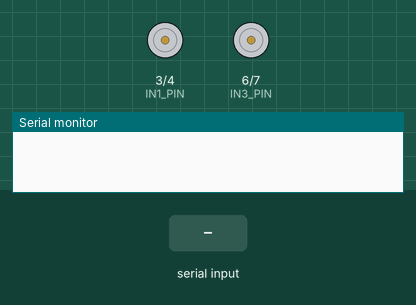
The sketch below on a simulated Arduino Uno, built with avr-gcc and run on an emulated ATmega328P. Parts: motor-driver pin pairs drawn as motors (green arrow = first pin HIGH = forward, orange = second pin HIGH = backward, longer = more drive, scaled by the enable pin), the last lines printed to the serial monitor. The inputs (shaded band) are chosen by the test bench.

Above: at 1.2 s.
1.3 s: "1" received over Serial
At 2.2 s:
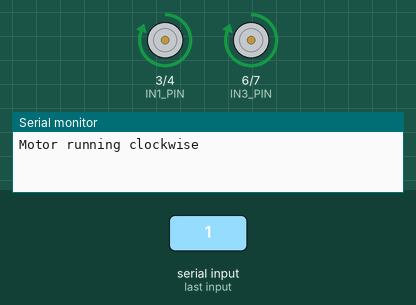
2.8 s: "2" received over Serial
At 3.3 s:
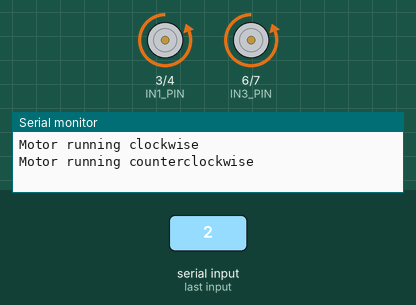
4.3 s: "3" received over Serial
At 5.5 s:
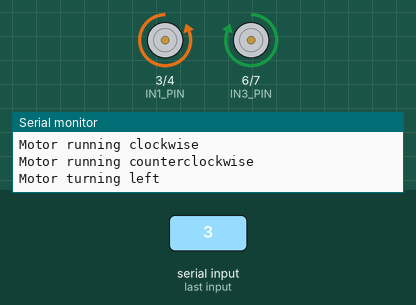
5.8 s: "4" received over Serial
At 6.8 s:
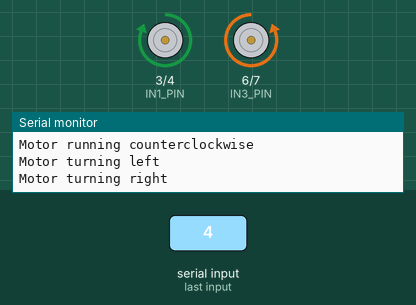
Timing chart, 0 to 8.3 s (numbered marks = the images above; inputs shaded):
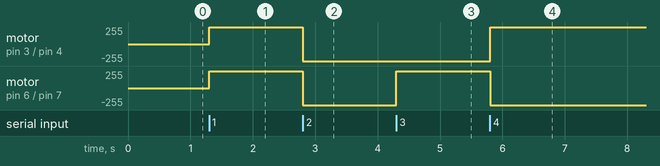

Measured:
- after the input at 1.3 s, motor on pin 3 (IN1_PIN) / pin 4 (IN2_PIN), motor on pin 6 (IN3_PIN) / pin 7 (IN4_PIN): stopped → forward 255/255 at once
- after the input at 2.8 s, motor on pin 3 (IN1_PIN) / pin 4 (IN2_PIN), motor on pin 6 (IN3_PIN) / pin 7 (IN4_PIN): forward 255/255 → backward 255/255 at once
- after the input at 4.3 s, motor on pin 6 (IN3_PIN) / pin 7 (IN4_PIN): backward 255/255 → forward 255/255 at once
- after the input at 5.8 s, motor on pin 3 (IN1_PIN) / pin 4 (IN2_PIN): backward 255/255 → forward 255/255 at once; motor on pin 6 (IN3_PIN) / pin 7 (IN4_PIN): forward 255/255 → backward 255/255 at once

The sketch:

circuit-testing-lm293d.ino
```cpp
// Motor driver connections
#define ENA_PIN 2   // Enable pin for motor A
#define IN1_PIN 3   // Input pin 1 for motor A
#define IN2_PIN 4   // Input pin 2 for motor A
#define ENB_PIN 5   // Enable pin for motor B
#define IN3_PIN 6   // Input pin 1 for motor B
#define IN4_PIN 7   // Input pin 2 for motor B


void setup() {
  pinMode(ENA_PIN, OUTPUT);
  pinMode(IN1_PIN, OUTPUT);
  pinMode(IN2_PIN, OUTPUT);
  pinMode(ENB_PIN, OUTPUT);
  pinMode(IN3_PIN, OUTPUT);
  pinMode(IN4_PIN, OUTPUT);

  digitalWrite(ENA_PIN, HIGH);  // Enable motor A
  digitalWrite(ENB_PIN, HIGH);  // Enable motor B

  Serial.begin(9600);
}

void loop() {
  if (Serial.available()) {
    char input = Serial.read();

    if (input == '1') {
      // Clockwise
      digitalWrite(IN1_PIN, HIGH);
      digitalWrite(IN2_PIN, LOW);
      digitalWrite(IN3_PIN, HIGH);
      digitalWrite(IN4_PIN, LOW);
      Serial.println("Motor running clockwise");
    } else if (input == '2') {
      // Counterclockwise
      digitalWrite(IN1_PIN, LOW);
      digitalWrite(IN2_PIN, HIGH);
      digitalWrite(IN3_PIN, LOW);
      digitalWrite(IN4_PIN, HIGH);
      Serial.println("Motor running counterclockwise");
    } else if (input == '3') {
      // Turn left
      digitalWrite(IN1_PIN, LOW);
      digitalWrite(IN2_PIN, HIGH);
      digitalWrite(IN3_PIN, HIGH);
      digitalWrite(IN4_PIN, LOW);
      Serial.println("Motor turning left");
    } else if (input == '4') {
      // Turn right
      digitalWrite(IN1_PIN, HIGH);
      digitalWrite(IN2_PIN, LOW);
      digitalWrite(IN3_PIN, LOW);
      digitalWrite(IN4_PIN, HIGH);
      Serial.println("Motor turning right");
    }
  }
}
```
